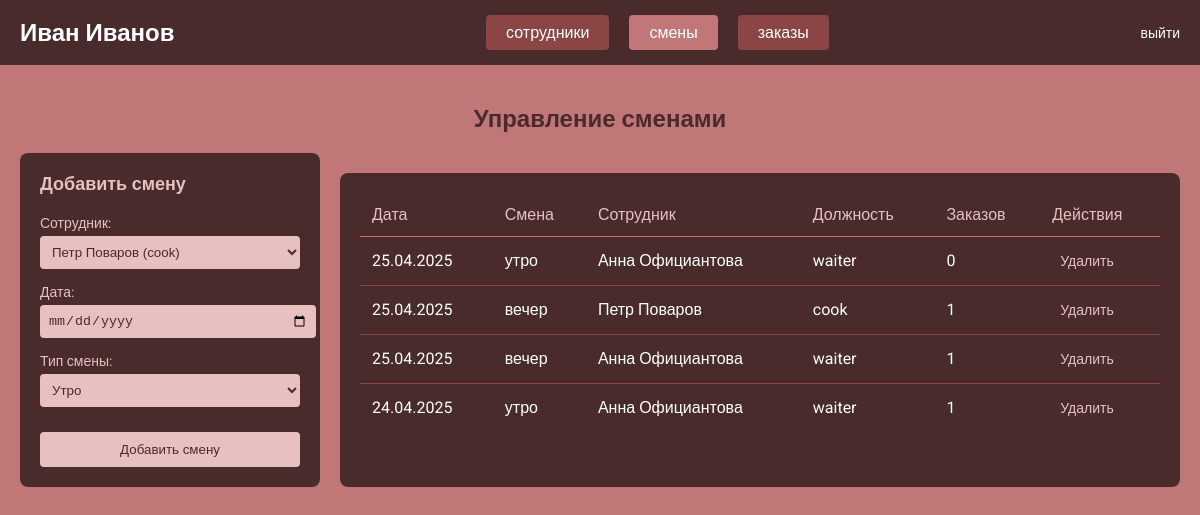
The app's page /экзамен/admin/shifts.php (signed in) with its own data.
### tables this page shows
CREATE TABLE `users` (
  `id` int(11) NOT NULL,
  `full_name` varchar(100) NOT NULL,
  `username` varchar(50) NOT NULL,
  `password` varchar(100) NOT NULL,
  `role` enum('admin','cook','waiter') NOT NULL
);

CREATE TABLE `shifts` (
  `id` int(11) NOT NULL,
  `employee_id` int(11) NOT NULL,
  `shift_date` date NOT NULL,
  `shift_type` enum('утро','вечер') NOT NULL,
  `created_at` timestamp NOT NULL DEFAULT current_timestamp()
);

### экзамен/admin/shifts.php (the view, shortened to what this page needs)
<?php
require_once '../config.php';
$stmt = $pdo->prepare("SELECT full_name FROM users WHERE id = ?");
$stmt->execute([$_SESSION['user_id']]);
$user = $stmt->fetch(PDO::FETCH_ASSOC);
$stmt = $pdo->query("SELECT id, full_name, role FROM users WHERE role IN ('waiter', 'cook')");
$employees = $stmt->fetchAll(PDO::FETCH_ASSOC);
$stmt = $pdo->query("
    SELECT s.*, u.full_name, u.role,
           (SELECT COUNT(*) FROM orders o WHERE o.shift_id = s.id) as orders_count
    FROM shifts s
    JOIN users u ON s.employee_id = u.id
    ORDER BY s.shift_date DESC, s.shift_type
");
$shifts = $stmt->fetchAll(PDO::FETCH_ASSOC);
?>
<!DOCTYPE html>
<html lang="ru">
<head>
    <link rel="stylesheet" href="../style.css">
</head>
<body>
    <div class="header">
        <h1><?php echo htmlspecialchars($user['full_name']); ?></h1>
        <div class="nav-links">
            <a href="employees.php" class="nav-link">Сотрудники</a>
            <a href="shifts.php" class="nav-link active">Смены</a>
            <a href="orders.php" class="nav-link">Заказы</a>
        </div>
        <a href="../logout.php" class="logout-btn">выйти</a>
    </div>
    <div class="content">
        <h2 class="page-title">Управление сменами</h2>
        <div class="shifts-container">
            <div class="assign-shift-form">
                <h3>Добавить смену</h3>
                <form method="POST" class="shift-form">
                    <div class="form-group">
                        <label>Сотрудник:</label>
                        <select name="employee_id" class="shift-select" required>
                            <?php foreach ($employees as $employee): ?>
                                <option value="<?php echo $employee['id']; ?>">
                                    <?php echo htmlspecialchars($employee['full_name']) . ' (' . htmlspecialchars($employee['role']) . ')'; ?>
                                </option>
                            <?php endforeach; ?>
                        </select>
                    </div>
                    <div class="form-group">
                        <label>Дата:</label>
                        <input type="date" name="shift_date" class="shift-input" required min="<?php echo date('Y-m-d'); ?>">
                    </div>
                    <div class="form-group">
                        <label>Тип смены:</label>
                        <select name="shift_type" class="shift-select" required>
                            <option value="утро">Утро</option>
                        </select>
                    </div>
                    <button type="submit" name="add_shift" class="shift-submit">Добавить смену</button>
                </form>
            </div>
            <div class="shifts-table">
                <table>
                    <thead>
                        <tr>
                            <th>Дата</th>
                            <th>Смена</th>
                            <th>Сотрудник</th>
                            <th>Должность</th>
                            <th>Заказов</th>
                            <th>Действия</th>
                        </tr>
                    </thead>
                    <tbody>
                        <?php foreach ($shifts as $shift): ?>
                            <tr>
                                <td><?php echo date('d.m.Y', strtotime($shift['shift_date'])); ?></td>
                                <td><?php echo htmlspecialchars($shift['shift_type']); ?></td>
                                <td><?php echo htmlspecialchars($shift['full_name']); ?></td>
                                <td><?php echo htmlspecialchars($shift['role']); ?></td>
                                <td><?php echo $shift['orders_count']; ?></td>
                                <td>
                                    <form method="POST" style="display: inline;">
                                        <button type="submit" name="delete_shift" class="action-btn" onclick="return confirm('Вы уверены, что хотите удалить эту смену? Все связанные заказы также будут удалены.')">Удалить</button>
                                    </form>
                                </td>
                            </tr>
                        <?php endforeach; ?>
                    </tbody>
                </table>
            </div>
        </div>
    </div>
</body>
</html>

### экзамен/style.css (style rules this page uses)
:root { --dark-brown: #4a2b2b; --medium-brown: #8b4545; --light-pink: #e7c0c0; --pink: #c17777; --green: #458b45; --red: #8b4545; }
body { margin: 0; padding: 0; font-family: 'Roboto', sans-serif; background-color: var(--pink); }
.header { background-color: var(--dark-brown); padding: 15px 20px; display: flex; justify-content: space-between; align-items: center; color: white; }
.header h1 { margin: 0; font-size: 24px; }
.nav-links { display: flex; gap: 20px; margin: 0 auto; }
.nav-link { padding: 8px 20px; text-decoration: none; color: white; background-color: var(--medium-brown); border-radius: 4px; text-transform: lowercase; }
.nav-link.active { background-color: var(--pink); }
.logout-btn { color: white; text-decoration: none; font-size: 14px; text-transform: lowercase; }
.content { padding: 20px; }
.page-title { color: var(--dark-brown); margin-bottom: 20px; text-align: center; }
.action-btn { background: none; border: none; color: var(--light-pink); cursor: pointer; padding: 4px 8px; font-size: 14px; text-decoration: none; }
.shifts-container { display: grid; grid-template-columns: 300px 1fr; gap: 20px; margin-top: 20px; }
.assign-shift-form { background-color: var(--dark-brown); padding: 20px; border-radius: 8px; color: white; height: fit-content; }
.assign-shift-form h3 { margin: 0 0 20px 0; color: var(--light-pink); font-size: 18px; }
.shift-form { display: flex; flex-direction: column; gap: 15px; }
.form-group { display: flex; flex-direction: column; gap: 5px; }
.form-group label { font-size: 14px; color: var(--light-pink); }
.shift-select, .shift-input { width: 100%; padding: 8px; border: none; border-radius: 4px; background-color: var(--light-pink); color: var(--dark-brown); }
.shift-submit { background-color: var(--light-pink); color: var(--dark-brown); border: none; padding: 10px; border-radius: 4px; cursor: pointer; font-weight: 500; margin-top: 10px; }
.shifts-table { background-color: var(--dark-brown); border-radius: 8px; padding: 20px; margin-top: 20px; overflow-x: auto; }
.shifts-table table { width: 100%; border-collapse: collapse; color: white; }
.shifts-table th { text-align: left; padding: 12px; border-bottom: 1px solid var(--pink); color: var(--light-pink); font-weight: 500; }
.shifts-table td { padding: 12px; border-bottom: 1px solid var(--medium-brown); }
.shifts-table tr:last-child td { border-bottom: none; }
.action-btn { background: none; border: none; color: var(--light-pink); cursor: pointer; padding: 4px 8px; font-size: 14px; }

### records on screen
users: full_name "Иван Иванов"
shifts: shift_date "25.04.2025", shift_type "утро", employee.full_name "Анна Официантова", employee.role "waiter", orders_count "0"
shifts: shift_date "25.04.2025", shift_type "вечер", employee.full_name "Петр Поваров", employee.role "cook", orders_count "1"
shifts: shift_date "25.04.2025", shift_type "вечер", employee.full_name "Анна Официантова", employee.role "waiter", orders_count "1"
shifts: shift_date "24.04.2025", shift_type "утро", employee.full_name "Анна Официантова", employee.role "waiter", orders_count "1"

### other values on screen
form field employee_id "Петр Поваров (cook)"
